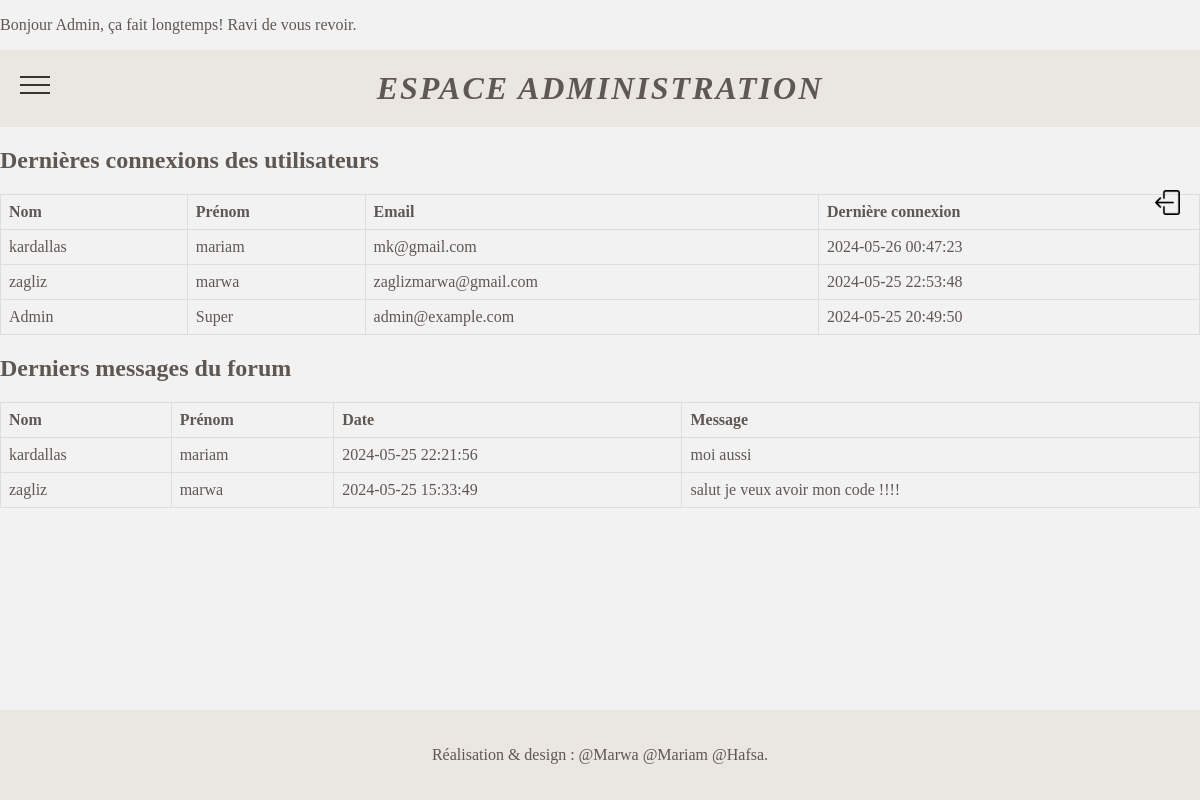
Page /Projet-Info/admin_home.php (signed in) on the committed database.
### tables this page shows
CREATE TABLE `users` (
  `id` int(255) NOT NULL,
  `nom` varchar(50) NOT NULL,
  `prenom` varchar(50) NOT NULL,
  `genre` varchar(55) NOT NULL,
  `username` varchar(255) NOT NULL,
  `email` varchar(255) NOT NULL,
  `mdp` varchar(255) NOT NULL,
  `birthdate` varchar(255) NOT NULL,
  `active` tinyint(1) NOT NULL DEFAULT '1',
  `role` varchar(50) NOT NULL DEFAULT 'user',
  `profile_pic` varchar(255) DEFAULT NULL,
  `is_premium` tinyint(1) DEFAULT '0',
  `last_login` datetime DEFAULT NULL
);

CREATE TABLE `forum_posts` (
  `id` int(11) NOT NULL,
  `user_id` int(11) DEFAULT NULL,
  `content` text NOT NULL,
  `created_at` timestamp NOT NULL DEFAULT CURRENT_TIMESTAMP
);

### Projet-Info/admin_home.php (the view, shortened to what this page needs)
<?php
include('config.php');
$query_last_logins = "SELECT nom, prenom, email, last_login FROM users ORDER BY last_login DESC LIMIT 10";
$result_last_logins = mysqli_query($conn, $query_last_logins);
$query_last_messages = "SELECT forum_posts.content, forum_posts.created_at, users.nom, users.prenom
                        FROM forum_posts
                        JOIN users ON forum_posts.user_id = users.id
                        ORDER BY forum_posts.created_at DESC LIMIT 10";
$result_last_messages = mysqli_query($conn, $query_last_messages);
?>
<!DOCTYPE html>
<html lang="fr">
<head>
    <link rel="stylesheet" href="admin_style.css">
</head>
<body>
<div id="welcome-message">
    <?php
    if (isset($_SESSION['is_admin']) && $_SESSION['is_admin']) {
        echo "<p>Bonjour Admin, ça fait longtemps! Ravi de vous revoir.</p>";
    }
    ?>
</div>
<div class="container">
    <header class="header">
        <h1 class="header__title">Espace Administration</h1>
        <div class="menu-icon" onclick="toggleMenu()">
            <div class="bar"></div>
            <div class="bar"></div>
            <div class="bar"></div>
        </div>
        <div class="login-icon">
            <a href="logout.php"><img src="icone_deco.png" alt="Icône de déconnexion"></a>
        </div>
    </header>
</div>
<div class="content">
    <section class="last-logins">
        <h2>Dernières connexions des utilisateurs</h2>
        <table>
            <tr>
                <th>Nom</th>
                <th>Prénom</th>
                <th>Email</th>
                <th>Dernière connexion</th>
            </tr>
            <?php while ($row = mysqli_fetch_assoc($result_last_logins)) : ?>
                <tr>
                    <td><?php echo htmlspecialchars($row['nom']); ?></td>
                    <td><?php echo htmlspecialchars($row['prenom']); ?></td>
                    <td><?php echo htmlspecialchars($row['email']); ?></td>
                    <td><?php echo htmlspecialchars($row['last_login']); ?></td>
                </tr>
            <?php endwhile; ?>
        </table>
    </section>
    <section class="last-messages">
        <h2>Derniers messages du forum</h2>
        <table>
            <tr>
                <th>Nom</th>
                <th>Prénom</th>
                <th>Date</th>
                <th>Message</th>
            </tr>
            <?php while ($row = mysqli_fetch_assoc($result_last_messages)) : ?>
                <tr>
                    <td><?php echo htmlspecialchars($row['nom']); ?></td>
                    <td><?php echo htmlspecialchars($row['prenom']); ?></td>
                    <td><?php echo htmlspecialchars($row['created_at']); ?></td>
                    <td><?php echo htmlspecialchars($row['content']); ?></td>
                </tr>
            <?php endwhile; ?>
        </table>
    </section>
</div>
<footer class="footer">
    <div class="container">
        <p class="footer__copyright"> Réalisation & design : @Marwa @Mariam @Hafsa.</p>
    </div>
</footer>
</body>
</html>

### Projet-Info/admin_style.css (style rules this page uses)
body { background-color: #f2f2f2; color: #5F5752; margin: 0; padding: 0; box-sizing: border-box; }
.container { width: 100%; margin: 0 auto; padding: 0; }
.header { width: 100%; background-color: #EAE6E1; color: #5F5752; text-align: center; padding: 20px 0; position: relative; box-sizing: border-box; }
.header__title { font-family: "URW Chancery L", cursive; font-weight: 700; font-style: italic; text-transform: uppercase; letter-spacing: 2px; margin: 0; }
.footer { width: 100%; background-color: #EAE6E1; color: #5F5752; text-align: center; padding: 20px 0; position: fixed; bottom: 0; left: 0; }
.menu-icon { display: block; width: 30px; height: 30px; position: absolute; top: 20px; left: 20px; cursor: pointer; z-index: 1000; }
.bar { width: 100%; height: 2px; background-color: #333; margin: 6px 0; transition: 0.4s; }
.login-icon { position: absolute; top: 140px; right: 20px; z-index: 1000; }
.login-icon img { width: 25px; height: auto; cursor: pointer; }
table { width: 100%; border-collapse: collapse; margin-bottom: 20px; }
table, th, td { border: 1px solid #ddd; }
th, td { padding: 8px; text-align: left; }
th { background-color: #f2f2f2; }

### rows in the picture
users: nom "kardallas", prenom "mariam", email "mk@gmail.com", last_login "2024-05-26 00:47:23"
users: nom "zagliz", prenom "marwa", email "zaglizmarwa@gmail.com", last_login "2024-05-25 22:53:48"
users: nom "Admin", prenom "Super", email "admin@example.com", last_login "2024-05-25 20:49:50"
forum_posts: user.nom "kardallas", user.prenom "mariam", created_at "2024-05-25 22:21:56", content "moi aussi"
forum_posts: user.nom "zagliz", user.prenom "marwa", created_at "2024-05-25 15:33:49", content "salut je veux avoir mon code !!!!"
